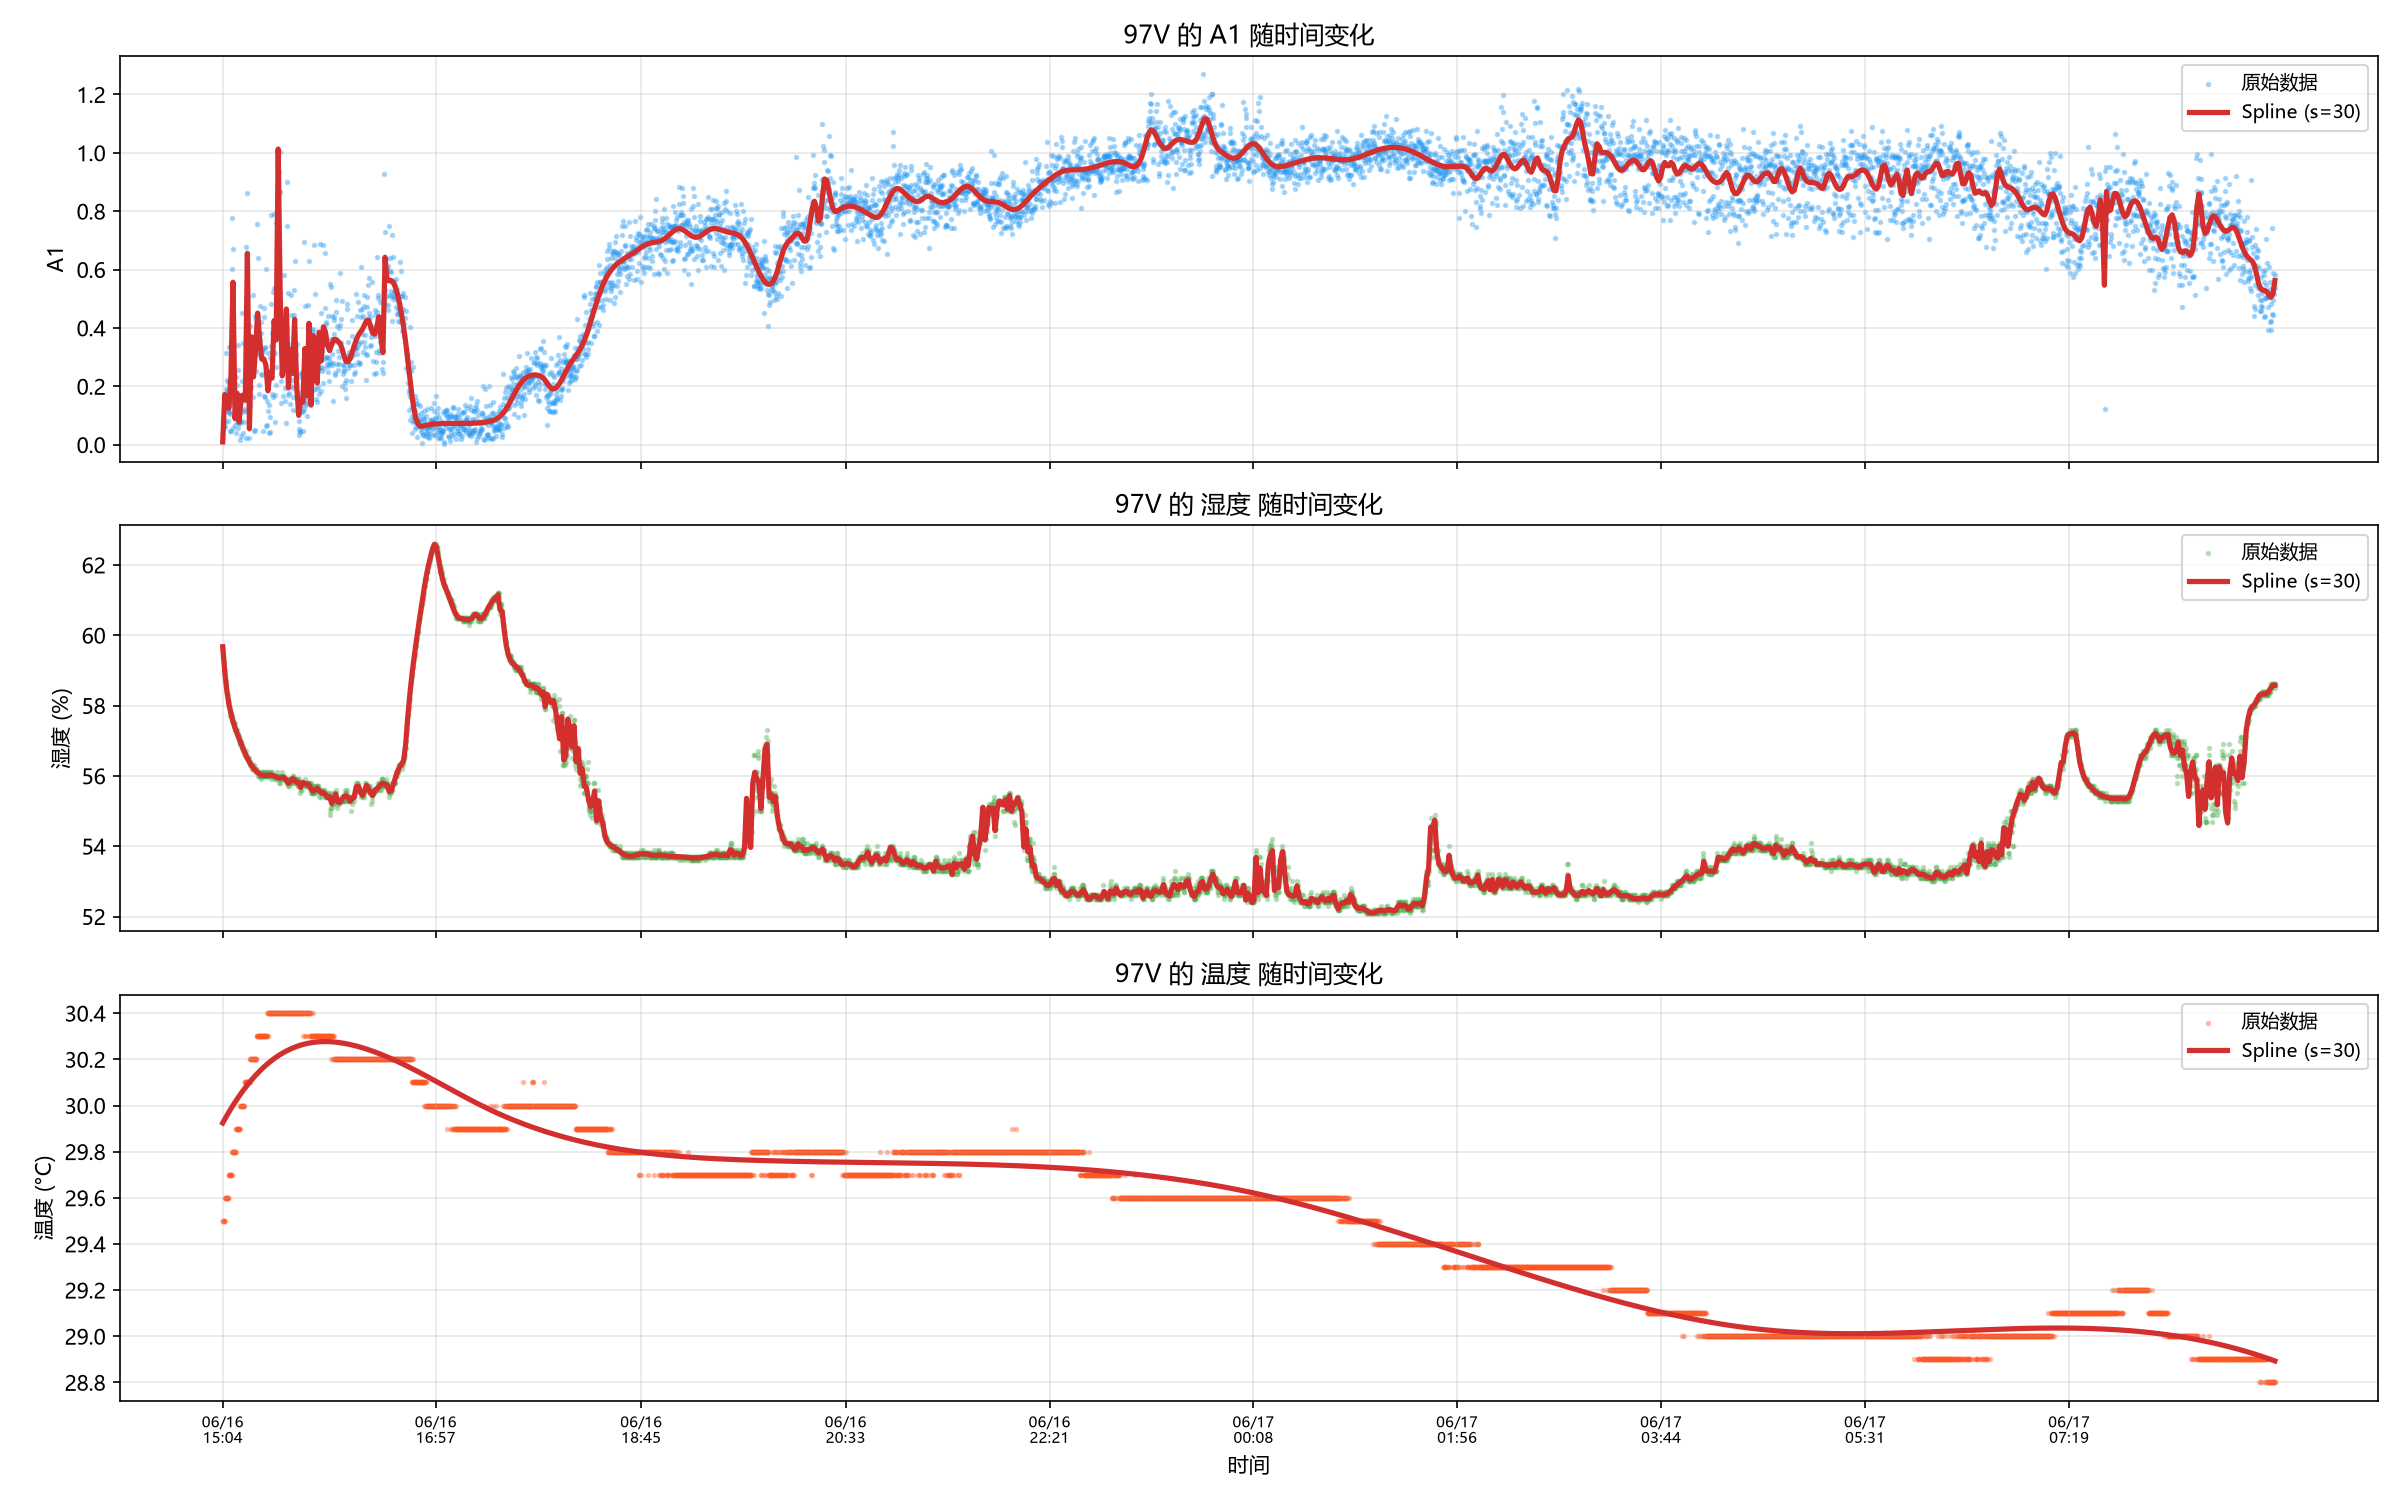

Recreate this plot in Python.
"""
97V 的 A1 / 湿度 / 温度 随时间变化散点 + Spline 拟合曲线。
"""
import sys, os
sys.path.insert(0, os.path.join(os.path.dirname(__file__), ".."))

import matplotlib
matplotlib.rcParams["font.family"] = "Microsoft YaHei"
matplotlib.rcParams["axes.unicode_minus"] = False

import matplotlib.pyplot as plt
import numpy as np
from datetime import datetime
from scipy.interpolate import UnivariateSpline
from lib.data import load
from lib.metrics import extend

records = load("default")
records = extend(records, ["a1"])

data = []
for rec in records:
    v = rec["ACTUAL_VOLTAGE"]
    if not isinstance(v, (int, float)) or round(v) != 97:
        continue
    a1 = rec["_a1"]
    t = rec.get("RTU_REGS_P00_ENV_TEMP")
    h = rec.get("RTU_REGS_P00_ENV_HUMIDITY")
    when = rec.get("SYSTEM_TIME", "")
    if a1 is None or t is None or h is None:
        continue
    try:
        t, h = float(t), float(h)
        dt = datetime.strptime(when[:19], "%Y-%m-%d %H:%M:%S")
    except:
        continue
    data.append((dt, a1, t, h))

data.sort(key=lambda x: x[0])
times = np.array([(d[0] - data[0][0]).total_seconds() / 3600 for d in data])
a1s = np.array([d[1] for d in data])
temps = np.array([d[2] for d in data])
hums = np.array([d[3] for d in data])
time_labels = [d[0].strftime("%m/%d\n%H:%M") for d in data]

# Spline 拟合：s 控制平滑度，越大越平滑
SMOOTH = 30

def spline_fit(x, y, s=SMOOTH):
    """x 必须严格递增"""
    spl = UnivariateSpline(x, y, s=s)
    xsmooth = np.linspace(x.min(), x.max(), 1000)
    ysmooth = spl(xsmooth)
    return xsmooth, ysmooth, spl

fig, (ax1, ax2, ax3) = plt.subplots(3, 1, figsize=(16, 10), sharex=True)

for ax, values, ylabel, color, title in [
    (ax1, a1s, "A1", "#2196F3", "A1"),
    (ax2, hums, "湿度 (%)", "#4CAF50", "湿度"),
    (ax3, temps, "温度 (°C)", "#FF5722", "温度"),
]:
    ax.scatter(times, values, s=3, alpha=0.3, color=color, label="原始数据")
    xs, ys, spl = spline_fit(times, values)
    ax.plot(xs, ys, "-", linewidth=2.5, color="#D32F2F", label=f"Spline (s={SMOOTH})")
    ax.set_ylabel(ylabel)
    ax.set_title(f"97V 的 {title} 随时间变化", fontsize=12)
    ax.legend(fontsize=9)
    ax.grid(True, alpha=0.3)

step = max(1, len(times) // 10)
ax3.set_xticks(times[::step])
ax3.set_xticklabels([time_labels[i] for i in range(0, len(times), step)], fontsize=7)
ax3.set_xlabel("时间")

plt.tight_layout()
plt.savefig("test/a1_97v_spline.png", dpi=150)
plt.close()
print(f"已保存: test/a1_97v_spline.png（s={SMOOTH}，{len(data)} 条）")
